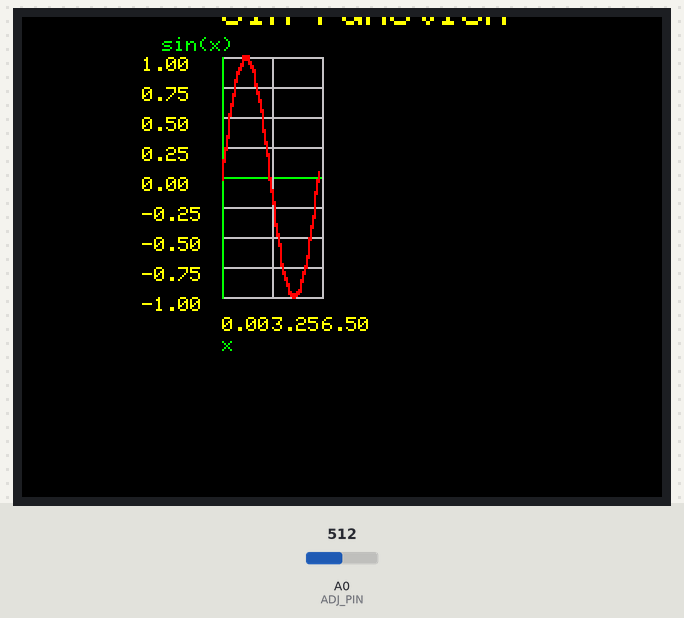
Recording of a sketch running on a simulated Arduino Mega 2560, built with avr-gcc and run on an emulated ATmega2560. Parts: 320×240 colour display. The inputs (shaded band) are chosen by the test bench; at power-on: A0 (ADJ_PIN) = 512.

Above: at 1.5 s.
At 13.0 s:
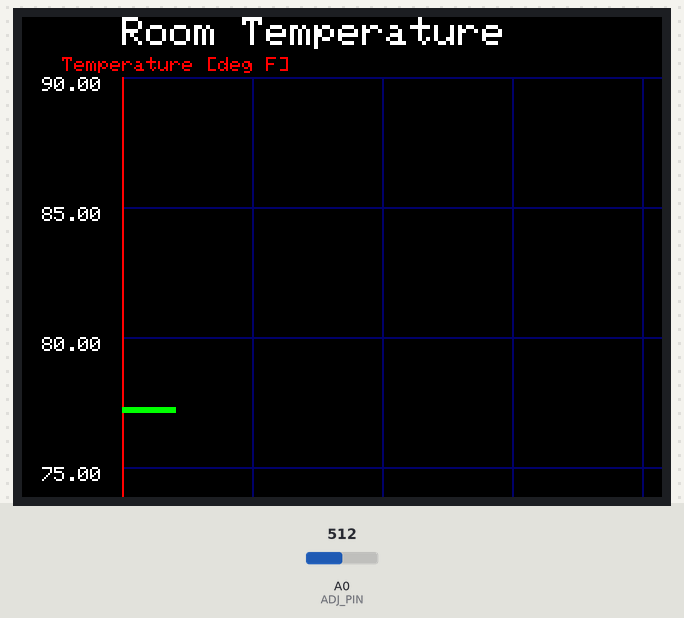
13.1 s: A0 (ADJ_PIN) set to 716
14.7 s: A0 (ADJ_PIN) set to 511
At 14.8 s:
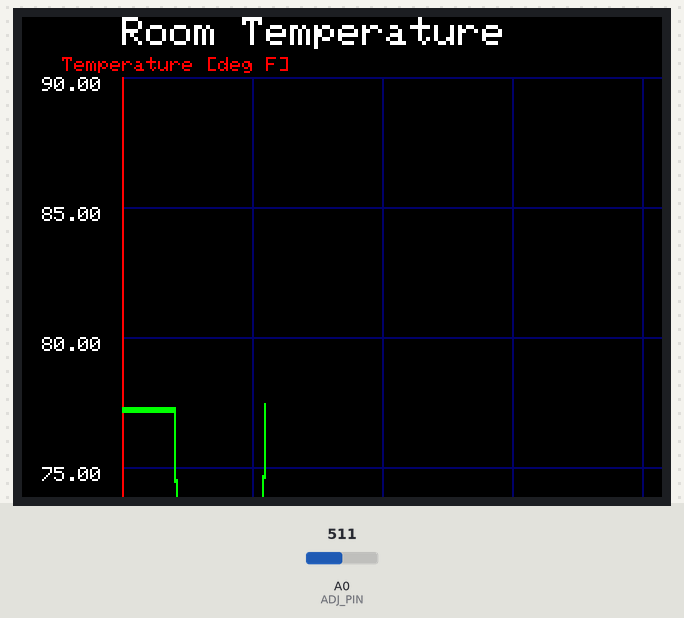
16.2 s: A0 (ADJ_PIN) set to 306
At 17.7 s:
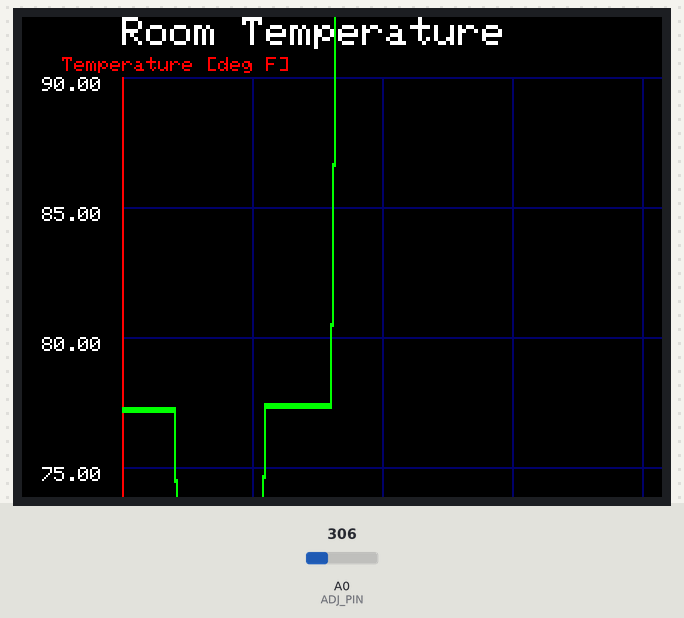
Timing chart, 0 to 19.2 s (numbered marks = the images above; inputs shaded):
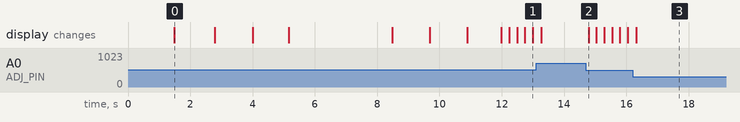

Measured:
- after the input at 14.7 s, the display: changes after 0.09 s (image 2)
- what the display in image 0 shows lasts 1.3 s, from 1.5 s to 2.8 s

The sketch:

exemplu_sin_net.ino
```cpp
// de aici  https://github.com/KrisKasprzak/GraphingFunction/blob/master/Graph.ino

/*

This program provides cartesian type graph function

It requires and Arduino Mega (or UNO) and an Adafruit 3.5" TFT 320x480 + Touchscreen Breakout Board
https://learn.adafruit.com/adafruit-3-5-color-320x480-tft-touchscreen-breakout/overview

Adafruit libraries
https://github.com/adafruit/Adafruit_HX8357_Library/archive/master.zip
https://github.com/adafruit/Adafruit-GFX-Library/archive/master.zip

optional touch screen libraries
https://github.com/adafruit/Touch-Screen-Library/archive/master.zip

Revisions
rev     date        author      description
1       12-24-2015  kasprzak    initial creation


This pin setting will also operate the SD card

Pin settings

  Arduino   device
  5V        Vin
  GND       GND
  A0
  A1
  A2         Y+ (for touch screen use)
  A3         X- (for touch screen use)
  A4
  A5
  1
  2
  3
  4         CCS (42 for mega)
  5
  6
  7         Y- (44 for mega)
  8         X+ (46 for mega)
  9         DC (48 on mega * change define)
  10        CS (53 for mega * change define)
  11        MOSI (51 for mega)
  12        MISO  (50 for mega)
  13        CLK (SCK) (52 for mega)
  44        Y- (for touch screen only)
  46        X+ (for touch screen only)
  48        DC
  SDA
  SLC

*/


#include <SD.h>
#include <SPI.h>          // f.k. for Arduino-1.5.2
#include "Adafruit_GFX.h"// Hardware-specific library
#include <MCUFRIEND_kbv.h>
MCUFRIEND_kbv tft;     // make iteration of the class and name it tft
// These are 'flexible' lines that can be changed

#define TFT_CS 53
#define TFT_DC 48
#define TFT_RST 8 // RST can be set to -1 if you tie it to Arduino's reset
#define SD_CCS 42


#define LTBLUE    0xB6DF
#define LTTEAL    0xBF5F
#define LTGREEN   0xBFF7
#define LTCYAN    0xC7FF
#define LTRED     0xFD34
#define LTMAGENTA 0xFD5F
#define LTYELLOW  0xFFF8
#define LTORANGE  0xFE73
#define LTPINK    0xFDDF
#define LTPURPLE  0xCCFF
#define LTGREY    0xE71C

#define BLUE      0x001F
#define TEAL      0x0438
#define GREEN     0x07E0
#define CYAN      0x07FF
#define RED       0xF800
#define MAGENTA   0xF81F
#define YELLOW    0xFFE0
#define ORANGE    0xFC00
#define PINK      0xF81F
#define PURPLE    0x8010
#define GREY      0xC618
#define WHITE     0xFFFF
#define BLACK     0x0000

#define DKBLUE    0x000D
#define DKTEAL    0x020C
#define DKGREEN   0x03E0
#define DKCYAN    0x03EF
#define DKRED     0x6000
#define DKMAGENTA 0x8008
#define DKYELLOW  0x8400
#define DKORANGE  0x8200
#define DKPINK    0x9009
#define DKPURPLE  0x4010
#define DKGREY    0x4A49


#define ADJ_PIN A0

double a1, b1, c1, d1, r2, r1, vo, tempC, tempF, tempK;


// this is the only external variable used by the graph
// it's a flat to draw the coordinate system only on the first pass
boolean display1 = true;
boolean display2 = true;
boolean display3 = true;
boolean display4 = true;
boolean display5 = true;
boolean display6 = true;
boolean display7 = true;
boolean display8 = true;
boolean display9 = true;
double ox , oy ;

void setup() {

  Serial.begin(9600);
  uint16_t ID = tft.readID(); // +++read some ID ?
  pinMode(ADJ_PIN, INPUT);
  tft.begin(ID);
  tft.fillScreen(BLACK);

  tft.setRotation(2);
  a1 = 3.354016E-03 ;
  b1 = 2.569850E-04 ;
  c1 = 2.620131E-06 ;
  d1 = 6.383091E-08 ;


  double x, y;


  tft.setRotation(3);


  for (x = 0; x <= 6.3; x += .1) {

    y = sin(x);
    Graph(tft, x, y, 60, 150, 200, 130, 0, 6.5, 1, -1, 1, .25, "Sin Function", "x", "sin(x)", DKBLUE, RED, YELLOW, WHITE, BLACK, display1);

  }

  delay(1000);

  tft.fillScreen(BLACK);
  for (x = 0; x <= 6.3; x += .1) {

    y = sin(x);
    Graph(tft, x, y, 100, 140,50, 120, 0, 6.5, 3.25, -1, 1, .25, "Sin Function", "x", "sin(x)", GREY, GREEN, RED, YELLOW, BLACK, display9);

  }

    delay(1000);

  tft.fillScreen(BLACK);
  for (x = 0; x <= 25.2; x += .1) {

    y = sin(x);
    Graph(tft, x, y, 50, 100, 200, 60, 0, 25, 5, -1, 1, .5, "Sin Function", "x", "sin(x)", DKYELLOW, YELLOW, GREEN, WHITE, BLACK, display8);

  }

  delay(1000);

  tft.fillScreen(BLACK);
  for (x = 0.001; x <= 10; x += .1) {

    y = log(x);
    Graph(tft, x, y, 50, 120, 150, 90, 0, 10, 1, -10, 5, 1, "Natural Log Function", "x", "ln(x)", BLUE, RED, WHITE, WHITE, BLACK, display2);

  }


  delay(1000);
  tft.fillScreen(BLACK);

  for (x = 0; x <= 10; x += 1) {

    y = x * x;
    Graph(tft, x, y, 50, 150, 200, 130, 0, 10, 1, 0, 100, 10, "Square Function", "x", "x^2", DKRED, RED, YELLOW, WHITE, BLACK, display3);

  }

  delay(1000);
  tft.fillScreen(BLACK);

  for (x = 0.00; x <= 20; x += .01) {

    y = ((sin(x)) * x + cos(x)) - log(x);
    Graph(tft, x, y, 50, 150, 200, 130, 0, 20, 1, -20, 20, 5, "Weird Function", "x", " y = sin(x) + cos(x) - log(x)", ORANGE, YELLOW, CYAN, WHITE, BLACK, display4);

  }

  delay(1000);
  tft.fillScreen(BLACK);
  tft.setRotation(2);
  for (x = 0; x <= 12.6; x += .1) {

    y = sin(x);
    Graph(tft, x, y, 50, 200, 100, 100, 0, 13, 3.5, -1, 1, 1, "Sin(x)", "x", "sin(x)", DKBLUE, RED, YELLOW, WHITE, BLACK, display5);

  }
  tft.setRotation(3);
  delay(1000);
  tft.fillScreen(WHITE);

  for (x = 0; x <= 6.3; x += .05) {

    y = cos(x);
    Graph(tft, x, y, 100, 200, 250, 150, 0, 6.5, 3.25, -1, 1, 1, "Cos Function", "x", "cos(x)", DKGREY, GREEN, BLUE, BLACK, WHITE, display6);

  }

  delay(1000);
  tft.fillScreen(BLACK);


  for (x = 0; x <= 60; x += 1) {
    vo = analogRead(ADJ_PIN) / 204.6;
    r1 = 9940;
    r2 = ( vo * r1) / (5 - vo);

    //equation from data sheet
    tempK = 1.0 / (a1 + (b1 * (log(r2 / 10000.0))) + (c1 * pow(log(r2 / 10000.0), 2)) + (d1 * pow(log(r2 / 10000.0), 3)));
    tempC  = ((tempK - 273.15) );
    y = tempF  = (tempC * 1.8000) + 32.00;

    Graph(tft, x, y, 50, 290, 390, 260, 0, 60, 10, 70, 90, 5, "Room Temperature", " Time [s]", "Temperature [deg F]", DKBLUE, RED, GREEN, WHITE, BLACK, display7);
    delay(250);
  }

 delay(1000);
  tft.fillScreen(BLACK);

}


void loop(void) {

}

/*

  function to draw a cartesian coordinate system and plot whatever data you want
  just pass x and y and the graph will be drawn

  huge arguement list
  &d name of your display object
  x = x data point
  y = y datapont
  gx = x graph location (lower left)
  gy = y graph location (lower left)
  w = width of graph
  h = height of graph
  xlo = lower bound of x axis
  xhi = upper bound of x asis
  xinc = division of x axis (distance not count)
  ylo = lower bound of y axis
  yhi = upper bound of y asis
  yinc = division of y axis (distance not count)
  title = title of graph
  xlabel = x asis label
  ylabel = y asis label
  gcolor = graph line colors
  acolor = axi ine colors
  pcolor = color of your plotted data
  tcolor = text color
  bcolor = background color
  &redraw = flag to redraw graph on fist call only
*/


void Graph(Adafruit_GFX &d, double x, double y, double gx, double gy, double w, double h, double xlo, double xhi, double xinc, double ylo, double yhi, double yinc, String title, String xlabel, String ylabel, unsigned int gcolor, unsigned int acolor, unsigned int pcolor, unsigned int tcolor, unsigned int bcolor, boolean &redraw) {

  double ydiv, xdiv;
  // initialize old x and old y in order to draw the first point of the graph
  // but save the transformed value
  // note my transform funcition is the same as the map function, except the map uses long and we need doubles
  //static double ox = (x - xlo) * ( w) / (xhi - xlo) + gx;
  //static double oy = (y - ylo) * (gy - h - gy) / (yhi - ylo) + gy;
  double i;
  double temp;
  int rot, newrot;

  if (redraw == true) {

    redraw = false;
    ox = (x - xlo) * ( w) / (xhi - xlo) + gx;
    oy = (y - ylo) * (gy - h - gy) / (yhi - ylo) + gy;
    // draw y scale
    for ( i = ylo; i <= yhi; i += yinc) {
      // compute the transform
      temp =  (i - ylo) * (gy - h - gy) / (yhi - ylo) + gy;

      if (i == 0) {
        d.drawLine(gx, temp, gx + w, temp, acolor);
      }
      else {
        d.drawLine(gx, temp, gx + w, temp, gcolor);
      }

      d.setTextSize(1);
      d.setTextColor(tcolor, bcolor);
      d.setCursor(gx - 40, temp);
      // precision is default Arduino--this could really use some format control
      d.println(i);
    }
    // draw x scale
    for (i = xlo; i <= xhi; i += xinc) {

      // compute the transform

      temp =  (i - xlo) * ( w) / (xhi - xlo) + gx;
      if (i == 0) {
        d.drawLine(temp, gy, temp, gy - h, acolor);
      }
      else {
        d.drawLine(temp, gy, temp, gy - h, gcolor);
      }

      d.setTextSize(1);
      d.setTextColor(tcolor, bcolor);
      d.setCursor(temp, gy + 10);
      // precision is default Arduino--this could really use some format control
      d.println(i);
    }

    //now draw the labels
    d.setTextSize(2);
    d.setTextColor(tcolor, bcolor);
    d.setCursor(gx , gy - h - 30);
    d.println(title);

    d.setTextSize(1);
    d.setTextColor(acolor, bcolor);
    d.setCursor(gx , gy + 20);
    d.println(xlabel);

    d.setTextSize(1);
    d.setTextColor(acolor, bcolor);
    d.setCursor(gx - 30, gy - h - 10);
    d.println(ylabel);


  }

  //graph drawn now plot the data
  // the entire plotting code are these few lines...
  // recall that ox and oy are initialized as static above
  x =  (x - xlo) * ( w) / (xhi - xlo) + gx;
  y =  (y - ylo) * (gy - h - gy) / (yhi - ylo) + gy;
  d.drawLine(ox, oy, x, y, pcolor);
  d.drawLine(ox, oy + 1, x, y + 1, pcolor);
  d.drawLine(ox, oy - 1, x, y - 1, pcolor);
  ox = x;
  oy = y;

}

/*
  End of graphing functioin
*/
```
